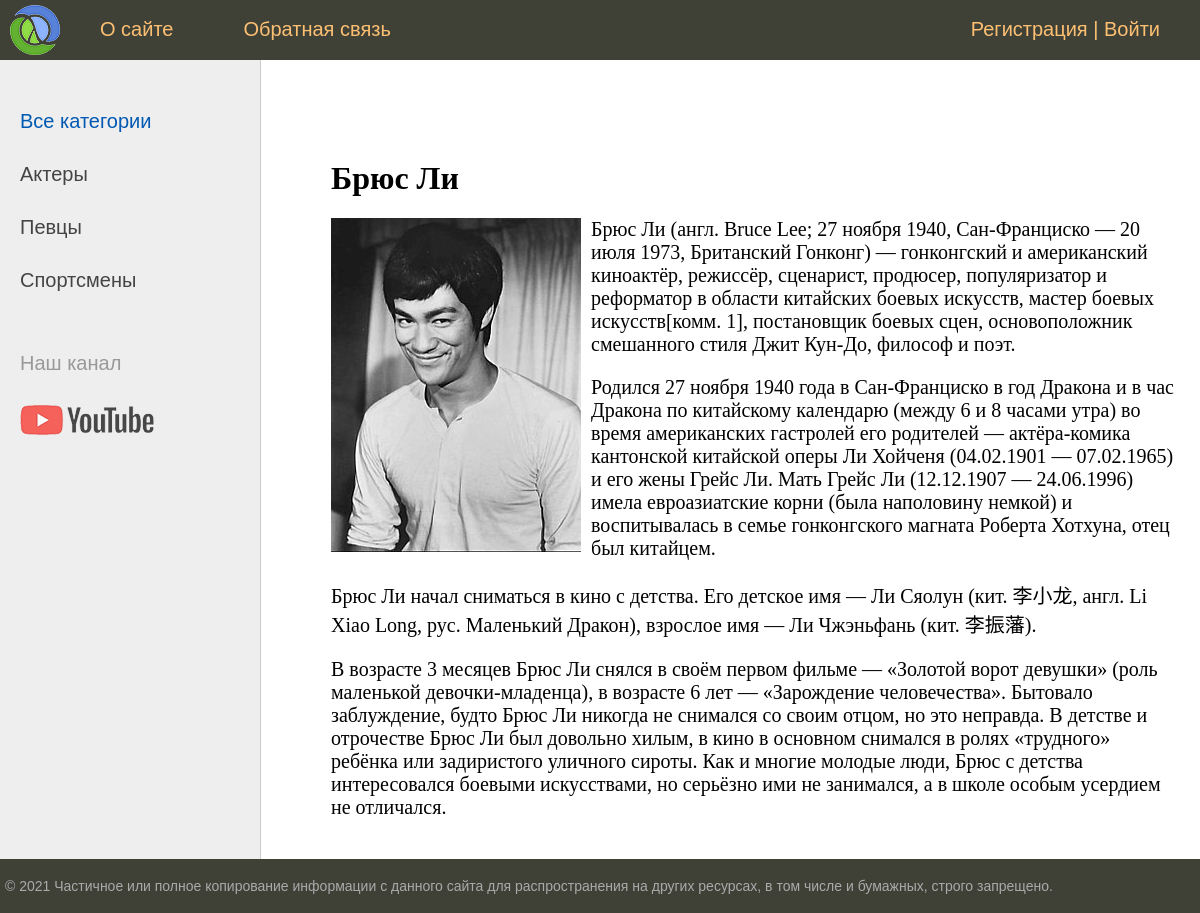
Page /post/bryus-li/ on the committed database.
### actors/models.py (models this page shows, shortened)
class Category(models.Model):
    name = models.CharField(max_length=250, db_index=True, verbose_name='Категория')
    slug = models.SlugField(max_length=255, unique=True, db_index=True, verbose_name='URL')
    class Meta:
        verbose_name = 'Категория'
        verbose_name_plural = 'Категории'
        ordering = ['name']
    def get_absolute_url(self):
        return reverse('category', kwargs={'category_slug': self.slug})

class Actor(models.Model):
    category = models.ForeignKey('Category', on_delete=models.PROTECT)
    title = models.CharField(max_length=200, verbose_name='Заголок')
    content = models.TextField()
    slug = models.SlugField(max_length=255, unique=True, db_index=True, verbose_name='URL')
    photo = models.ImageField(null=True, blank=True, upload_to='photos/%Y/%m/%d/')
    time_create = models.DateTimeField(auto_now_add=True)
    time_update = models.DateTimeField(auto_now=True)
    is_published = models.BooleanField(default=True)
    class Meta:
        verbose_name = 'Изветсные Актеры'
        verbose_name_plural = 'Изветсные Актеры'
        ordering = ['id']
    def __str__(self):
        return self.title

### actors/views.py (the view)
# urls.py: path('post/<slug:post_slug>/', views.ShowPost.as_view(), name='post'),
class ShowPost(DataMixin, DeleteView):
    model = Actor
    template_name = 'actors/post.html'
    slug_url_kwarg = 'post_slug'
    context_object_name = 'post'
    def get_context_data(self, **kwargs):
        context = super().get_context_data(**kwargs)
        c_def = self.get_user_context(title=context['post'])
        context_items = dict(list(context.items()) + list(c_def.items()))
        return context_items

### actors/utils.py (called while the page is built)
    def get_user_context(self, **kwargs):
        context = kwargs
        cats = cache.get('cats')
        if not cats:
            category = Category.objects.annotate(Count('actor'))
            cache.set('categories', cats, 60)
        user_menu = menu.copy()
        if not self.request.user.is_authenticated:
            user_menu.pop(1)
        context['menu'] = user_menu
        context['categories'] = category
        if 'category_selected' not in context:
            context['category_selected'] = 0
        return context

### actors/templates/actors/post.html
{% extends 'actors/base.html' %}
{% block content %}
<h1>{{ post.title }}</h1>
{% if post.photo %}
<p>
  <img src="{{post.photo.url}}" class="img-article-left" alt="">
</p>
{% endif %}
{{ post.content|linebreaks }}
{% endblock %}

### actors/templates/actors/base.html (shortened to what this page needs)
{% load static %}
<!DOCTYPE html>
<html>
<head>
	<link type="text/css" href="{% static 'actors/css/styles.css' %}" rel="stylesheet" />
</head>
<body>
<table class="table-page" border=0 cellpadding="0" cellspacing="0">
<tr><td valign=top>
{% block mainmenu %}
	<div class="header">
		<ul id="mainmenu" class="mainmenu">
		<li class="logo"><a href="{% url 'home' %}"><div class="logo"></div></a></li>
		{% for m in menu %}
				<li>
					<a href="{% url m.url_name %}">{{m.title}}</a>
				</li>
		{% endfor %}
		{% if request.user.is_authenticated %}
			<li class="last">
				{{ user.username|title }} | <a href="{% url 'logout' %}">Выйти</a>
			</li>
		{% else %}
			<li class="last">
				<a href="{% url 'register' %}">Регистрация</a> | <a href="{% url 'login' %}">Войти</a>
			</li>
		{% endif %}
		</ul>
	</div>
{% endblock mainmenu %}
<table class="table-content" border=0 cellpadding="0" cellspacing="0">
<tr>
	<td valign="top" class="left-chapters">
	<ul id="leftchapters">
		{% if category_selected == 0 %}
			<li class="selected">Все категории</li>
		{% else %}
			<li><a href="{% url 'home' %}">Все категории</a></li>
		{% endif %}
		{% for category in categories %}
		  {% if category.actor__count > 0 %}
			{% if category.pk == category_selected %}
				<li class="selected">{{ category.name }}</li>
			{% else %}
				<li>
					<a href="{{ category.get_absolute_url }}">{{ category.name }}</a>
				</li>
			{% endif %}
		  {% endif %}
		{% endfor %}
		<li class="share">
			<p>Наш канал</p>
			<a class="share-yt" href="https://www.youtube.com/channel/UClJzWfGWuGJL2t-3dYKcHTA/playlists" target="_blank" rel="nofollow"></a>
		</li>
	</ul>
</td>
<td valign="top" class="content">
<div class="content-text">
	{% block content %}
	{% endblock %}
</div>
</td></tr></table>
</td></tr>
<tr><td valign=top>
	<div id="footer">
		<p>&copy; 2021 Частичное или полное копирование информации с данного сайта для распространения на других ресурсах, в том числе и бумажных, строго запрещено.</p>
	</div>
</td></tr></table>
</body>
</html>

### actors/static/actors/css/styles.css (style rules this page uses)
html, body { font-family: 'Arial'; margin: 0; padding: 0; height: 100%; width: 100%; color: #444; }
a { color: #0059b2; text-decoration: none; }
img { max-width: 600px; height: auto; }
img.img-article-left { max-width: 300px; height: auto; float: left; padding: 0 10px 10px 0; }
.table-page { width: 100%; height: 100%; vertical-align: top; }
.table-page tr { height: 100%; }
.header { background: #3F4137; height: 60px; }
.logo { background: url('../images/logo.png') no-repeat 10px 5px; width: 70px; height: 60px; }
ul.mainmenu { list-style: none; margin: 0; padding: 0; height: 60px; color: #fdc073; font-size: 20px; overflow: hidden; }
ul.mainmenu li { float: left; margin: 18px 40px 0 30px; }
ul.mainmenu li.logo { margin: 0; }
ul.mainmenu li.last { float: right; }
ul.mainmenu li a { color: #fdc073; text-decoration: none; }
.table-content { width: 100%; min-height: 100%; height: 100%; }
.left-chapters { margin: 0; background: #eee; border-right: 1px solid #ccc; min-height: 100%; }
.left-chapters ul { width: 230px; min-height: 100%; margin: 0; padding: 20px 10px 10px 20px; list-style: none; font-size: 20px; }
.left-chapters ul li { margin: 30px 0 0 0; color: #999; }
.left-chapters ul li.selected { color: #0059b2; }
.left-chapters ul li a { color: #444; text-decoration: none; }
.left-chapters ul li.share { margin: 60px 0 0 0; }
.left-chapters ul li.share p { margin: 30px 0 30px 0; }
.left-chapters ul li.share a { display: inline-block; width: 40px; height: 40px; margin: 0 20px 0 0; }
.left-chapters ul li.share a.share-yt { width: 100%; height: 30px; background: url('../images/share_yt.png') no-repeat 0 0 }
.content { padding: 40px 20px 20px 40px; width: 100%; box-sizing: border-box; }
.content-text { margin: 60px 0 0 30px; color: #000; font-size: 20px; font-family: Yandex Sans Display Light; }
.content-text h1 { font-size: 32px; }
#footer { box-sizing: border-box; background: #3F4137; padding: 5px; color: #aaa; font-size: 14px; font-family: Verdana, Geneva, Arial, Helvetica; text-align: left; overflow: hidden; }

### rows in the picture
Category: name "Актеры"
Category: name "Певцы"
Category: name "Спортсмены"
Actor: title "Брюс Ли", photo (picture), content "Брюс Ли (англ. Bruce Lee; 27 ноября 1940, Сан-Франциско — 20 июля 1973, Британский Гонконг) — гонконгский и американский киноактёр, режиссёр, сценарист, продюсер, популяризатор и реформатор в области китайских боевых искусств, мастер боевых искусств[комм. 1], постановщик боевых сцен, основоположник смешанного стиля Джит Кун-До, философ и поэт. Родился 27 ноября 1940 года в Сан-Франциско в год Дракона и в час Дракона по китайскому календарю (между 6 и 8 часами утра) во время американских гастролей его родителей — актёра-комика кантонской китайской оперы Ли Хойченя (04.02.1901 — 07.02.1965) и его жены Грейс Ли. Мать Грейс Ли (12.12.1907 — 24.06.1996) имела евроазиатские корни (была наполовину…"

### other values in the picture
{{ m.title }} "О сайте" "Обратная связь"
